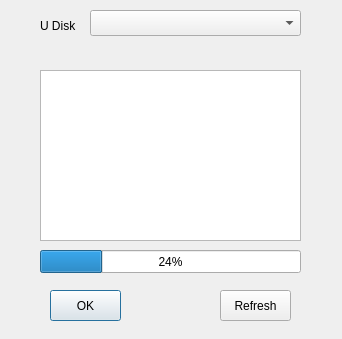
<?xml version="1.0" encoding="UTF-8"?>
<ui version="4.0">
 <class>UDiskShow</class>
 <widget class="QDialog" name="UDiskShow">
  <property name="geometry">
   <rect>
    <x>0</x>
    <y>0</y>
    <width>342</width>
    <height>339</height>
   </rect>
  </property>
  <property name="windowTitle">
   <string>Dialog</string>
  </property>
  <property name="windowIcon">
   <iconset resource="qt200.qrc">
    <normaloff>:/resource/image/Title.png</normaloff>:/resource/image/Title.png</iconset>
  </property>
  <widget class="QListWidget" name="lwUDiskInfo">
   <property name="geometry">
    <rect>
     <x>40</x>
     <y>70</y>
     <width>261</width>
     <height>171</height>
    </rect>
   </property>
  </widget>
  <widget class="QLabel" name="lbUDiskTip">
   <property name="geometry">
    <rect>
     <x>40</x>
     <y>50</y>
     <width>291</width>
     <height>17</height>
    </rect>
   </property>
   <property name="text">
    <string/>
   </property>
  </widget>
  <widget class="QPushButton" name="btnOK">
   <property name="geometry">
    <rect>
     <x>50</x>
     <y>290</y>
     <width>71</width>
     <height>31</height>
    </rect>
   </property>
   <property name="text">
    <string>OK</string>
   </property>
  </widget>
  <widget class="QPushButton" name="btnRefresh">
   <property name="geometry">
    <rect>
     <x>220</x>
     <y>290</y>
     <width>71</width>
     <height>31</height>
    </rect>
   </property>
   <property name="text">
    <string>Refresh</string>
   </property>
  </widget>
  <widget class="QLabel" name="lbUDiskTag">
   <property name="geometry">
    <rect>
     <x>40</x>
     <y>20</y>
     <width>54</width>
     <height>12</height>
    </rect>
   </property>
   <property name="text">
    <string>U Disk</string>
   </property>
  </widget>
  <widget class="QComboBox" name="cBoxUDiskTag">
   <property name="geometry">
    <rect>
     <x>90</x>
     <y>10</y>
     <width>211</width>
     <height>26</height>
    </rect>
   </property>
  </widget>
  <widget class="QProgressBar" name="pBarUDiskHardPB">
   <property name="geometry">
    <rect>
     <x>40</x>
     <y>250</y>
     <width>261</width>
     <height>23</height>
    </rect>
   </property>
   <property name="value">
    <number>24</number>
   </property>
   <property name="textDirection">
    <enum>QProgressBar::TopToBottom</enum>
   </property>
  </widget>
 </widget>
 <resources>
  <include location="qt200.qrc"/>
 </resources>
 <connections/>
</ui>
